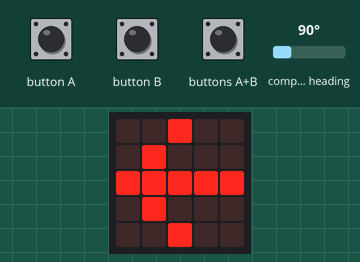
Simulated run of this program. Board: BBC micro:bit (MakeCode). Shown: the board's 5×5 LED display. The test bench sets the inputs (shaded band); at power-on: compass heading 90°. The compass is already calibrated.

Above: at 1.2 s.
1.3 s: compass heading set to 7°
At 2.2 s:
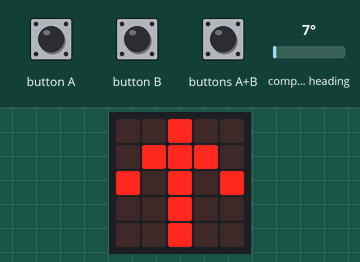
3.1 s: compass heading set to 180°
At 4.0 s:
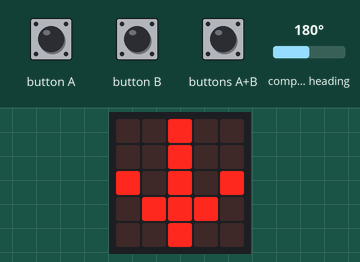
4.8 s: compass heading set to 269°
At 5.8 s:
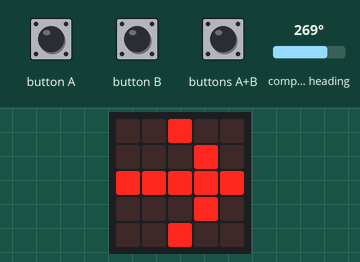
6.5 s: compass heading set to 254°
8.0 s: compass heading set to 244°
At 9.4 s:
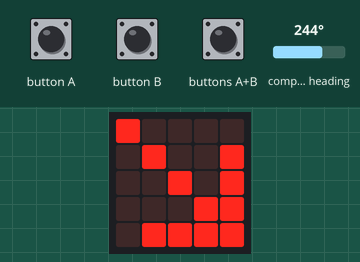
9.9 s: compass heading set to 90°
At 11.2 s:
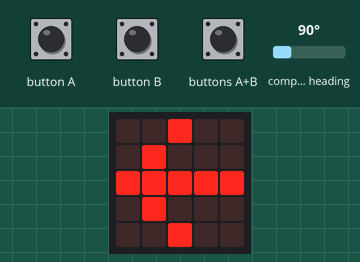
Timing chart, 0 to 12.5 s (numbered marks = the images above; inputs shaded):
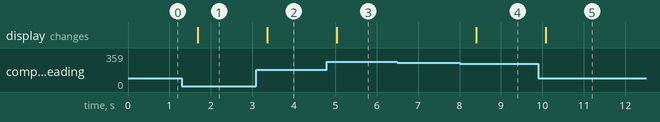

Measured:
- the behaviour switches between 248 and 247° on compass heading (found by bisection; images 3 and 4)
- after the input at 1.3 s, the display: changes after 0.38 s (image 1)
- after the input at 3.1 s, the display: changes after 0.26 s (image 2)
- after the input at 4.8 s, the display: changes after 0.24 s (image 3)
- after the input at 6.5 s, every drawn part: stays the same
- after the input at 8.0 s, the display: changes after 0.40 s (image 4)
- after the input at 9.9 s, the display: changes after 0.19 s (image 5)

The program:

main.ts
```typescript
let direction = 0
input.onButtonPressed(Button.AB, function () {
    input.calibrateCompass()
})
basic.forever(function () {
    direction = input.compassHeading()
    if (direction >= 338 || direction < 23) {
        basic.showLeds(`
            . . # . .
            . # # # .
            # . # . #
            . . # . .
            . . # . .
            `)
    } else if (direction >= 23 && direction < 68) {
        basic.showLeds(`
            # # # # .
            # # . . .
            # . # . .
            # . . # .
            . . . . #
            `)
    } else if (direction >= 68 && direction < 113) {
        basic.showLeds(`
            . . # . .
            . # . . .
            # # # # #
            . # . . .
            . . # . .
            `)
    } else if (direction >= 113 && direction < 158) {
        basic.showLeds(`
            . . . . #
            # . . # .
            # . # . .
            # # . . .
            # # # # .
            `)
    } else if (direction >= 158 && direction < 203) {
        basic.showLeds(`
            . . # . .
            . . # . .
            # . # . #
            . # # # .
            . . # . .
            `)
    } else if (direction >= 203 && direction < 248) {
        basic.showLeds(`
            # . . . .
            . # . . #
            . . # . #
            . . . # #
            . # # # #
            `)
    } else if (direction >= 248 && direction < 293) {
        basic.showLeds(`
            . . # . .
            . . . # .
            # # # # #
            . . . # .
            . . # . .
            `)
    } else if (direction >= 293 && direction < 338) {
        basic.showLeds(`
            . # # # #
            . . . # #
            . . # . #
            . # . . #
            # . . . .
            `)
    }
})
```

test.ts
```typescript
// 在這裡測試；當此封包作為擴充功能時，將不會編譯此內容。
```
